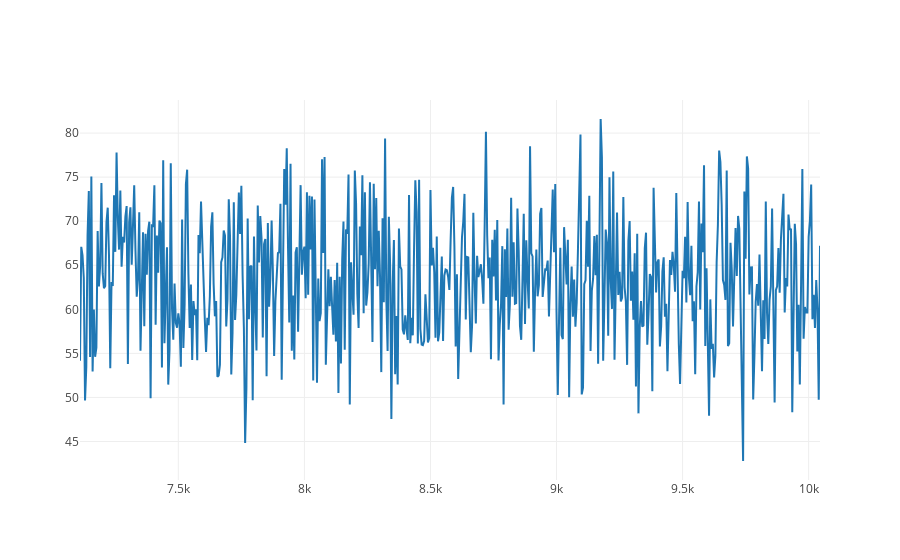

Notebook code for this chart:
### Code cell
# Plot
from plotly.offline import download_plotlyjs, init_notebook_mode, plot, iplot
import plotly.plotly as py
import plotly.graph_objs as go

# --show image on jupyter notebook
init_notebook_mode(connected=True)

# --Create traces
trace0 = go.Scatter(
    x = np.array(batch_num_list),
    y = batch_loss_list,
    mode = 'lines',
    name = 'lines'
)

py_data = [trace0]

iplot(py_data, filename='line-mode',show_link=False)

### Figure 1 — Plotly figure (JSON) as saved in the notebook; plotly's stock layout.template omitted (floating-point values rounded to 4 significant figures; data arrays with more than 128 entries replaced by an {"elided": "..."} marker saying what was removed)
{"data": [{"mode": "lines", "name": "lines", "type": "scatter", "x": {"elided": "588 str values"}, "y": {"elided": "588 float values"}}], "layout": {}}
